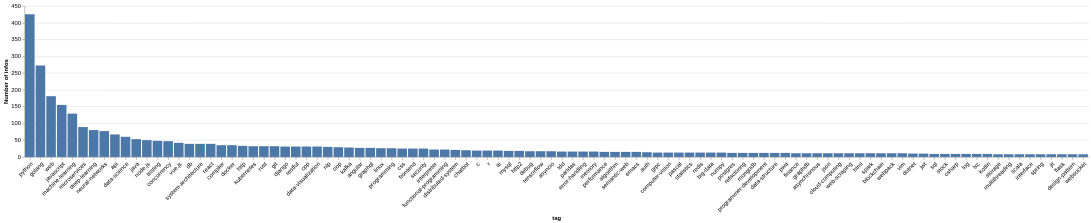

Write a Vega-Lite specification for this figure.
### Vega-Lite specification from a JSON file in a GitHub repository (floating-point values rounded to 4 significant figures)
{"$schema": "https://vega.github.io/schema/vega-lite/v5.json", "data": {"values": [{"tag": "python", "count": 425}, {"tag": "golang", "count": 272}, {"tag": "web", "count": 181}, {"tag": "javascript", "count": 155}, {"tag": "machine-learning", "count": 129}, {"tag": "microservices", "count": 89}, {"tag": "deep-learning", "count": 80}, {"tag": "neural-networks", "count": 77}, {"tag": "api", "count": 67}, {"tag": "data-science", "count": 60}, {"tag": "java", "count": 53}, {"tag": "node.js", "count": 50}, {"tag": "testing", "count": 48}, {"tag": "concurrency", "count": 47}, {"tag": "vue.js", "count": 42}, {"tag": "db", "count": 39}, {"tag": "system-architecture", "count": 39}, {"tag": "react", "count": 39}, {"tag": "compiler", "count": 35}, {"tag": "docker", "count": 35}, {"tag": "http", "count": 33}, {"tag": "kubernetes", "count": 32}, {"tag": "rust", "count": 32}, {"tag": "git", "count": 32}, {"tag": "django", "count": 31}, {"tag": "restful", "count": 31}, {"tag": "cpp", "count": 31}, {"tag": "data-visualization", "count": 31}, {"tag": "nlp", "count": 30}, {"tag": "oop", "count": 29}, {"tag": "kafka", "count": 28}, {"tag": "angular", "count": 27}, {"tag": "graphql", "count": 27}, {"tag": "linux", "count": 26}, {"tag": "programming", "count": 26}, {"tag": "css", "count": 25}, {"tag": "frontend", "count": 25}, {"tag": "security", "count": 25}, {"tag": "interpreter", "count": 22}, {"tag": "functional-programming", "count": 22}, {"tag": "distributed-system", "count": 21}, {"tag": "chatbot", "count": 20}, {"tag": "c", "count": 19}, {"tag": "r", "count": 19}, {"tag": "ai", "count": 19}, {"tag": "mysql", "count": 18}, {"tag": "http2", "count": 18}, {"tag": "debug", "count": 17}, {"tag": "tensorflow", "count": 17}, {"tag": "asyncio", "count": 17}, {"tag": "tdd", "count": 16}, {"tag": "pandas", "count": 16}, {"tag": "error-handling", "count": 16}, {"tag": "memory", "count": 16}, {"tag": "performance", "count": 15}, {"tag": "algorithm", "count": 15}, {"tag": "semantic-web", "count": 15}, {"tag": "emacs", "count": 15}, {"tag": "auth", "count": 14}, {"tag": "grpc", "count": 13}, {"tag": "computer-vision", "count": 13}, {"tag": "pascal", "count": 13}, {"tag": "statistics", "count": 13}, {"tag": "redis", "count": 13}, {"tag": "big-data", "count": 13}, {"tag": "numpy", "count": 13}, {"tag": "postgres", "count": 12}, {"tag": "refactoring", "count": 12}, {"tag": "mongodb", "count": 12}, {"tag": "programmer-development", "count": 12}, {"tag": "data-structure", "count": 12}, {"tag": "pwa", "count": 12}, {"tag": "finance", "count": 11}, {"tag": "graphdb", "count": 11}, {"tag": "asynchronous", "count": 11}, {"tag": "json", "count": 11}, {"tag": "cloud-computing", "count": 11}, {"tag": "web-scraping", "count": 11}, {"tag": "html", "count": 11}, {"tag": "spark", "count": 11}, {"tag": "blockchain", "count": 11}, {"tag": "webpack", "count": 11}, {"tag": "vim", "count": 11}, {"tag": "dotnet", "count": 10}, {"tag": "jwt", "count": 10}, {"tag": "sql", "count": 9}, {"tag": "stock", "count": 9}, {"tag": "csharp", "count": 9}, {"tag": "log", "count": 9}, {"tag": "lxc", "count": 9}, {"tag": "kotlin", "count": 9}, {"tag": "storage", "count": 8}, {"tag": "multithreading", "count": 8}, {"tag": "scala", "count": 8}, {"tag": "interface", "count": 8}, {"tag": "spring", "count": 8}, {"tag": "jit", "count": 8}, {"tag": "flask", "count": 8}, {"tag": "design-pattern", "count": 8}, {"tag": "websocket", "count": 8}]}, "mark": {"type": "bar", "tooltip": true}, "width": "container", "height": 420, "encoding": {"x": {"field": "tag", "type": "ordinal", "sort": "-y", "axis": {"labelAngle": -45}}, "y": {"field": "count", "type": "quantitative", "title": "Number of infos"}, "tooltip": [{"field": "tag", "type": "nominal"}, {"field": "count", "type": "quantitative"}]}, "config": {"axis": {"labelFontSize": 11}, "view": {"stroke": null}, "autosize": {"type": "fit", "contains": "padding"}}}
